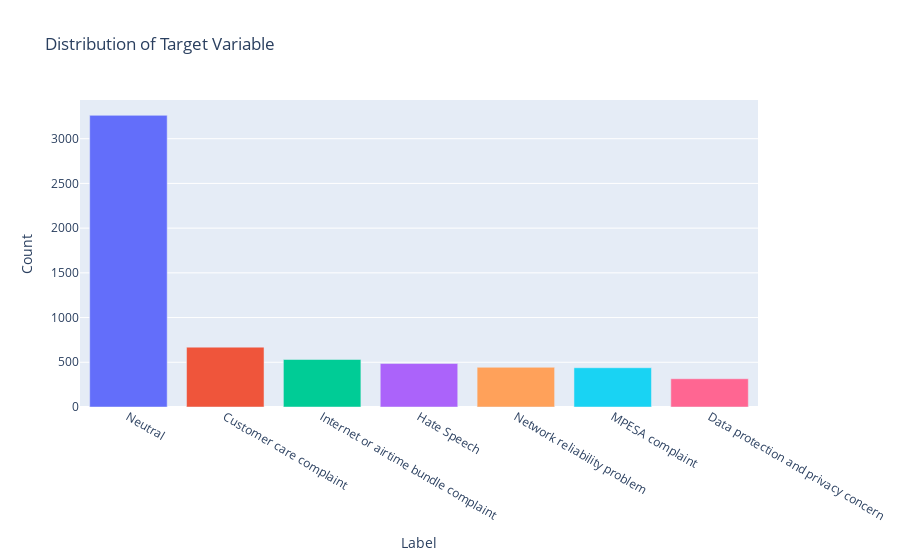

Notebook source saved alongside this figure:
### Markdown cell above
We can show a visual representation of the labels as illustrated below:

### Code cell
# plot the distribution of the target variable
loader.plot_target_distribution()

# # Display the image (so it appears in PDF)
display(Image("plotly_images/target_distribution.png"))

### Figure 1 — Plotly figure (JSON) as saved in the notebook; plotly's stock layout.template omitted (floating-point values rounded to 4 significant figures)
{"data": [{"hovertemplate": "Label=%{x}<br>Count=%{y}<extra></extra>", "legendgroup": "", "marker": {"color": ["#636EFA", "#EF553B", "#00CC96", "#AB63FA", "#FFA15A", "#19D3F3", "#FF6692"], "pattern": {"shape": ""}}, "name": "", "orientation": "v", "showlegend": false, "textposition": "auto", "type": "bar", "x": ["Neutral", "Customer care complaint", "Internet or airtime bundle complaint", "Hate Speech", "Network reliability problem", "MPESA complaint", "Data protection and privacy concern"], "xaxis": "x", "y": [3261, 669, 531, 486, 444, 439, 316], "yaxis": "y"}], "layout": {"barmode": "relative", "legend": {"tracegroupgap": 0}, "title": {"text": "Distribution of Target Variable"}, "xaxis": {"anchor": "y", "domain": [0, 1], "title": {"text": "Label"}}, "yaxis": {"anchor": "x", "domain": [0, 1], "title": {"text": "Count"}}}}
